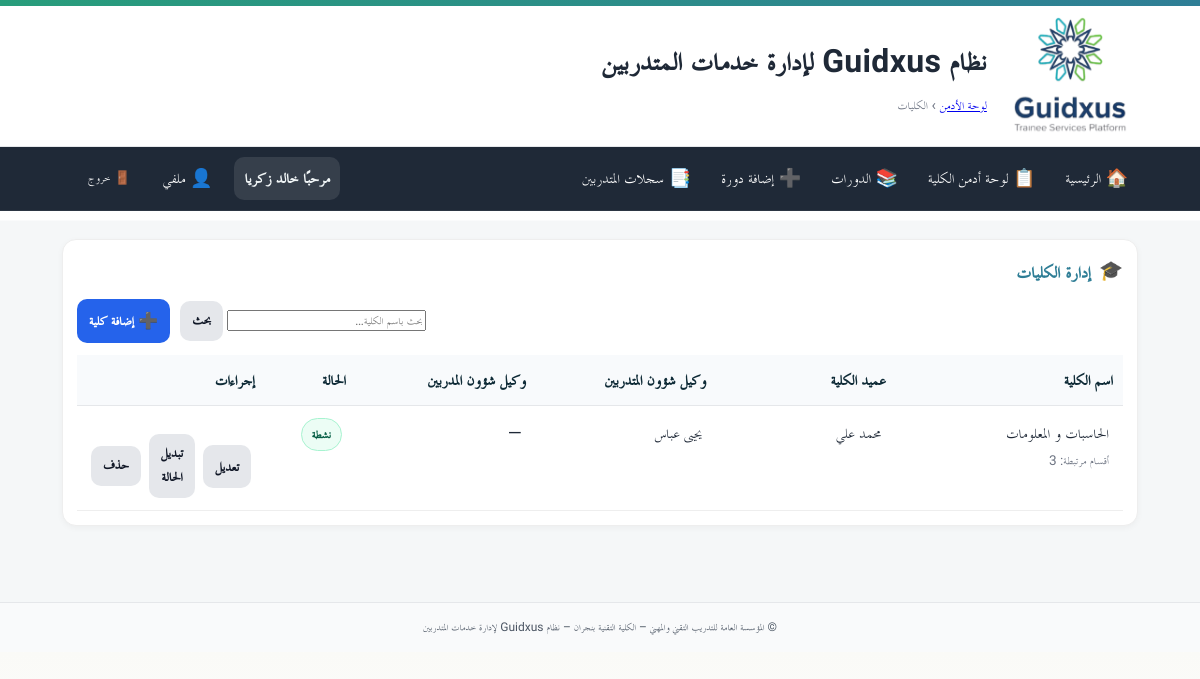
The app's page /admin/colleges/ (signed in) with its own data.
### app/models.py (models this page shows)
class User(Base):
    __tablename__ = "users"
    id = Column(Integer, primary_key=True, autoincrement=True)
    full_name = Column(String(255), nullable=False)
    username = Column(String(100), unique=True, nullable=False, index=True)
    password_hash = Column(String(255), nullable=False)
    is_admin = Column(Boolean, default=False, nullable=False)   # سوبر أدمن (صلاحيات كاملة)
    is_college_admin = Column(Boolean, default=False, nullable=False)  # أدمن كلية (صلاحيات في نطاق كلية واحدة)
    college_admin_college = Column(String(255), nullable=True)  # الكلية التي يديرها أدمن الكلية
    is_hod = Column(Boolean, default=False, nullable=False)      # رئيس قسم؟
    is_doc = Column(Boolean, default=False, nullable=False)      # 👈 طبيب الكلية (جديد)
    doctor_college = Column(String(255), nullable=True)          # الكلية التي يعمل فيها الطبيب
    hod_college = Column(String(255), nullable=True)             # كلية رئيس القسم (إن وُجد)
    is_active = Column(Boolean, default=True, nullable=False)
    must_change_password = Column(Boolean, default=True, nullable=False)  # يجب تغيير كلمة المرور عند أول دخول
    created_at = Column(DateTime, server_default=func.now(), nullable=False)
    updated_at = Column(DateTime, onupdate=func.now())
    headed_departments = relationship(
        "Department",
        back_populates="head_user",
        foreign_keys="Department.head_user_id",
        lazy="selectin",
    )
    login_logs = relationship(
        "LoginLog",
        back_populates="user",
        cascade="all, delete-orphan",
        passive_deletes=True,
        lazy="selectin",
    )

class College(Base):
    __tablename__ = "colleges"
    id = Column(Integer, primary_key=True, index=True)
    name = Column(String(255), nullable=False)
    name_en = Column(String(255), nullable=True)                 # إنجليزي للطباعة
    name_print_ar = Column(String(255), nullable=True)           # عربي للطباعة (جديد)
    dean_name = Column(String(255), nullable=True)
    vp_students_name = Column(String(255), nullable=True)
    vp_trainers_name = Column(String(255), nullable=True)
    dean_sign_path = Column(Text, nullable=True)
    vp_students_sign_path = Column(Text, nullable=True)
    students_affairs_stamp_path = Column(Text, nullable=True)
    is_active = Column(Boolean, nullable=False, default=False)
    created_at = Column(DateTime, server_default=func.now(), nullable=False)
    updated_at = Column(DateTime, server_default=func.now(), onupdate=func.now(), nullable=False)

### app/routers/admin_colleges.py (the view)
@router.get("")
@router.get("/")
def colleges_list(
    request: Request,
    admin=Depends(require_admin),
    db: Session = Depends(get_db),
    q: Optional[str] = None,
):
    current_user = get_current_user(request, db)
    if current_user and current_user.is_college_admin and current_user.college_admin_college:
        db_items: List[College] = (
            db.query(College)
            .filter(College.name == current_user.college_admin_college)
            .order_by(College.name.asc())
            .all()
        )
    else:
        db_items: List[College] = db.query(College).order_by(College.name.asc()).all()
    existing_norm = {normalize(c.name): c for c in db_items}
    dept_names = get_distinct_dept_colleges_norm(db)
    items: List[dict] = []
    for c in db_items:
        items.append({
            "id": c.id,
            "name": c.name,
            "name_en": getattr(c, "name_en", None),
            "name_print_ar": getattr(c, "name_print_ar", None),
            "dean_name": c.dean_name,
            "vp_students_name": c.vp_students_name,
            "vp_trainers_name": c.vp_trainers_name,
            "is_active": bool(c.is_active),
            "is_virtual": False,
            "dean_sign_path": getattr(c, "dean_sign_path", None),
            "vp_students_sign_path": getattr(c, "vp_students_sign_path", None),
            "students_affairs_stamp_path": getattr(c, "students_affairs_stamp_path", None),
        })
    if not (current_user and current_user.is_college_admin):
        for name in dept_names:
            if name not in existing_norm:
                items.append({
                    "id": None,
                    "name": name,
                    "name_en": None,
                    "name_print_ar": None,
                    "dean_name": None,
                    "vp_students_name": None,
                    "vp_trainers_name": None,
                    "is_active": False,
                    "is_virtual": True,
                    "dean_sign_path": None,
                    "vp_students_sign_path": None,
                    "students_affairs_stamp_path": None,
                })
    if q:
        ql = q.strip()
        items = [it for it in items if ql in it["name"]]
    items.sort(key=lambda x: normalize(x["name"]))
    dep_counts_norm = deps_count_map_norm(db)
    return templates.TemplateResponse(
        "admin/colleges_list.html",
        {
            "request": request,
            "items": items,
            "q": q or "",
            "dep_counts_norm": dep_counts_norm,
            "error": None,
        },
    )

### app/templates/admin/colleges_list.html (shortened to what this page needs)
{% extends "base.html" %}
{% block breadcrumb %}
  <a href="/admin/">لوحة الأدمن</a> › <span>الكليات</span>
{% endblock %}
{% block content %}
<div class="card">
  <div class="card-head">
    <div class="card-icon">🎓</div>
    <h3>إدارة الكليات</h3>
  </div>
  <div class="toolbar">
    <form class="grow" method="get" action="/admin/colleges">
      <input type="search" name="q" value="{{ q }}" placeholder="بحث باسم الكلية…">
      <button class="btn btn-secondary" type="submit">بحث</button>
    </form>
    {% if not current_user or not current_user.is_college_admin %}
    <a class="btn btn-primary" href="/admin/colleges/new">➕ إضافة كلية</a>
    {% else %}
    <button class="btn btn-primary" disabled>➕ إضافة كلية</button>
    {% endif %}
  </div>
  <div class="table-wrap">
    <table class="tbl">
      <thead>
        <tr>
          <th style="width:24%">اسم الكلية</th>
          <th style="width:19%">عميد الكلية</th>
          <th style="width:19%">وكيل شؤون المتدربين</th>
          <th style="width:19%">وكيل شؤون المدربين</th>
          <th style="width:9%">الحالة</th>
          <th style="width:10%">إجراءات</th>
        </tr>
      </thead>
      <tbody>
        {% for c in items %}
        {% set norm = c.name.strip().split()|join(' ') %}
        <tr>
          <td>
            {{ c.name }}
            {% if dep_counts_norm.get(norm) %}
              <div class="muted" style="font-size:.85rem">أقسام مرتبطة: {{ dep_counts_norm.get(norm) }}</div>
            {% endif %}
          </td>
          <td>{{ c.dean_name or '—' }}</td>
          <td>{{ c.vp_students_name or '—' }}</td>
          <td>{{ c.vp_trainers_name or '—' }}</td>
          <td>
            {% if not c.is_virtual and c.is_active %}
              <span class="badge badge-on">نشطة</span>
            {% else %}
              <span class="badge badge-off">{{ 'غير نشطة' if not c.is_virtual else 'غير مُسجّلة' }}</span>
            {% endif %}
          </td>
          <td class="actions">
            {% if c.is_virtual %}
              <a class="btn btn-secondary" href="/admin/colleges/new?name={{ c.name | urlencode }}">إكمال البيانات</a>
            {% else %}
              <a class="btn btn-secondary" href="/admin/colleges/{{ c.id }}/edit">تعديل</a>
              <form method="post" action="/admin/colleges/{{ c.id }}/toggle" style="display:inline">
                <button class="btn btn-secondary" type="submit">تبديل الحالة</button>
              </form>
              <form method="post" action="/admin/colleges/{{ c.id }}/delete" style="display:inline" onsubmit="return confirm('سيتم حذف الكلية نهائيًا. متابعة؟')">
                <button class="btn btn-secondary" type="submit">حذف</button>
              </form>
            {% endif %}
          </td>
        </tr>
        {% else %}
        <tr>
          <td colspan="6" class="muted">لا توجد كليات مطابقة.</td>
        </tr>
        {% endfor %}
      </tbody>
    </table>
  </div>
</div>
{% endblock %}

### app/templates/base.html (shortened to what this page needs)
<!doctype html>
<html lang="ar" dir="rtl">
<head>
  <link rel="stylesheet" href="/static/css/app.css">
  <link rel="stylesheet" href="/static/css/custom.css">
</head>
<body>
  <header class="site-header">
    <div class="topband"></div>
    <div class="header-inner">
      {% if ui_logo_url %}
        <img src="{{ ui_logo_url }}" alt="{{ app_name or 'Logo' }}" class="logo">
      {% else %}
        <img src="/static/images/favicon.ico" alt="{{ app_name or 'Logo' }}" class="logo">
      {% endif %}
      <div class="titles">
        <h1 class="site-title">نظام Guidxus لإدارة خدمات المتدربين</h1>
        <div class="breadcrumb">{% block breadcrumb %}{% endblock %}</div>
      </div>
    </div>
  </header>
  <nav class="main-nav">
    <div class="nav-inner">
      <a href="/">🏠 الرئيسية</a>
      {% set cu = request.session.get('user') %}
      {% set display_name = (cu.get('full_name') if cu and cu.get('full_name') else (cu.get('username') if cu and cu.get('username') else 'مستخدم')) %}
      {% if cu %}
        {% if cu.get('is_college_admin') %}
          <a href="/admin/">📋 لوحة أدمن الكلية</a>
          <a href="/hod/courses">📚 الدورات</a>
          <a href="/hod/courses/new">➕ إضافة دورة</a>
          <a href="/hod/skills-record">📑 سجلات المتدربين</a>
        {% endif %}
        <div class="navbar-right">
          <span class="greeting">مرحبًا {{ display_name }}</span>
          <a href="/profile/" class="btn-link" title="ملفي الشخصي">👤 ملفي</a>
          <form method="post" action="/auth/logout" style="margin:0;">
            <button class="btn-link btn-logout" title="تسجيل الخروج">🚪 خروج</button>
          </form>
        </div>
      {% else %}
        <div class="nav-spacer"></div>
        <a href="/auth/login">🔐 تسجيل الدخول</a>
      {% endif %}
    </div>
  </nav>
  <main class="container">
    {% block content %}{% endblock %}
  </main>
  <footer class="site-footer">
    <div class="container">
      <small>
        {{ ui_footer or "© المؤسسة العامة للتدريب التقني والمهني – الكلية التقنية بنجران – نظام Guidxus لإدارة خدمات المتدربين" }}
      </small>
    </div>
  </footer>
</body>
</html>

### app/static/css/app.css (style rules this page uses)
:root { --tvtc-green-1:#7EC6A4; --tvtc-green-2:#289D7B; --tvtc-blue-1:#6BB6C8; --tvtc-blue-2:#2F7E96; --tvtc-gray-1:#F5F7F8; --tvtc-gray-2:#E5E7EA; --tvtc-gray-3:#6B7280; --tvtc-black:#1F2937; --tvtc-ivory:#FAFAF7; }
* { box-sizing:border-box; font-family:"Cairo","TraditionalArabicCustom","MajallaCustom","Noto Kufi Arabic","Segoe UI",Arial,sans-serif; }
body { margin:0; background:linear-gradient(180deg,var(--tvtc-ivory),#fff 220px,var(--tvtc-gray-1) 221px); color:var(--tvtc-black); font-size:18px; line-height:1.7; }
.container { max-width:1100px; margin-inline:auto; padding:16px; }
.site-header { background:#fff; border-bottom:1px solid var(--tvtc-gray-2); }
.header-inner { display:flex; align-items:center; gap:16px; padding-block:12px; }
.logo { height:56px; width:auto; filter: drop-shadow(0 1px 0 rgba(0,0,0,.05)); }
.site-title { margin:0; color:var(--tvtc-blue-2); font-weight:700; letter-spacing:.3px; }
.breadcrumb { color:var(--tvtc-gray-3); font-size:.9rem; }
.topband { height:6px; background:linear-gradient(90deg,var(--tvtc-green-2),var(--tvtc-blue-2)); }
.site-footer { margin-top:40px; background:#fff; border-top:1px solid var(--tvtc-gray-2); padding:16px; color:var(--tvtc-gray-3); text-align:center; }
.card { background:#fff; border:1px solid var(--tvtc-gray-2); border-radius:12px; padding:16px; margin-block:12px; box-shadow:0 2px 6px rgba(0,0,0,.04); }
.card-head { display:flex; align-items:center; gap:10px; margin-bottom:8px; }
.card-head h3 { margin:0; font-weight:800; color:var(--tvtc-blue-2); }
.card-icon { font-size:1.1rem; opacity:.9; }
.actions { display:flex; gap:12px; justify-content:flex-start; margin-top:16px; }
.btn { display:inline-block; padding:12px 18px; border-radius:10px; border:1px solid transparent; text-decoration:none; font-weight:800; font-size:1rem; cursor:pointer; }
.btn-primary { background:var(--tvtc-blue-2); color:#fff; }
.btn-secondary { background:#fff; color:var(--tvtc-blue-2); border-color:var(--tvtc-blue-2); }
.muted { color:var(--tvtc-gray-3); font-size:.95rem; }
.table-wrap { overflow:auto; }
table.tbl { width:100%; border-collapse:separate; border-spacing:0 8px; }
table.tbl thead th { background:#f8fafc; color:#0f2b37; padding:10px; font-weight:800; text-align:right; border-bottom:1px solid var(--tvtc-gray-2); }
table.tbl tbody tr { background:#fff; border:1px solid var(--tvtc-gray-2); }
table.tbl td { padding:10px; vertical-align:top; }
.badge { display:inline-block; padding:4px 8px; border-radius:999px; font-size:.85rem; font-weight:800; }
.main-nav { background: #1f2937; color: #fff; border-bottom: 1px solid rgba(255,255,255,.06); }
.main-nav .nav-inner { display: flex; gap: 10px; align-items: center; padding: 10px 12px; max-width: 1100px; margin: 0 auto; }
.main-nav a { color:#fff; text-decoration:none; padding:6px 10px; border-radius:8px; }
.main-nav form { margin-inline-start: auto; }
.btn-link { background: transparent; color: #fff; border: 0; cursor: pointer; padding: 6px 10px; border-radius: 8px; }

### app/static/css/custom.css (style rules this page uses)
.nav-inner a { display: inline-flex; align-items: center; gap: 6px; color: #fff; text-decoration: none; padding: 6px 10px; border-radius: 8px; }
.nav-inner .btn-link { display: inline-flex; align-items: center; gap: 6px; background: transparent; color: #fff; border: 0; cursor: pointer; padding: 6px 10px; border-radius: 8px; }
.navbar-right { display: flex; align-items: center; gap: 12px; }
.greeting { font-weight: 700; color: #f0f5f6; background: rgba(255, 255, 255, 0.10); padding: 6px 10px; border-radius: 10px; }
.btn-logout { margin-left: 40px; }
.btn-logout { margin-left: 16px; }
.card { background: #fff; border: 1px solid #eee; border-radius: 14px; padding: 14px; margin-bottom: 12px; }
.card-head { display: flex; align-items: center; gap: 8px; margin-bottom: 10px; }
.card-icon { font-size: 1.2rem; }
.actions { display: flex; gap: 8px; align-items: center; }
.btn { padding: 8px 12px; border-radius: 10px; border: 0; cursor: pointer; }
.btn-primary { background: #2563eb; color: #fff; }
.btn-secondary { background: #e5e7eb; color: #111827; }
.muted { color: #6b7280; }
.site-footer { background: #f9fafb; padding: 12px 0; text-align: center; font-size: .9rem; color: #4b5563; }

### records on screen
User: full_name "خالد زكريا"
College: name "الحاسبات و المعلومات", get "3", dean_name "محمد علي", vp_students_name "يحيى عباس", vp_trainers_name "—"
